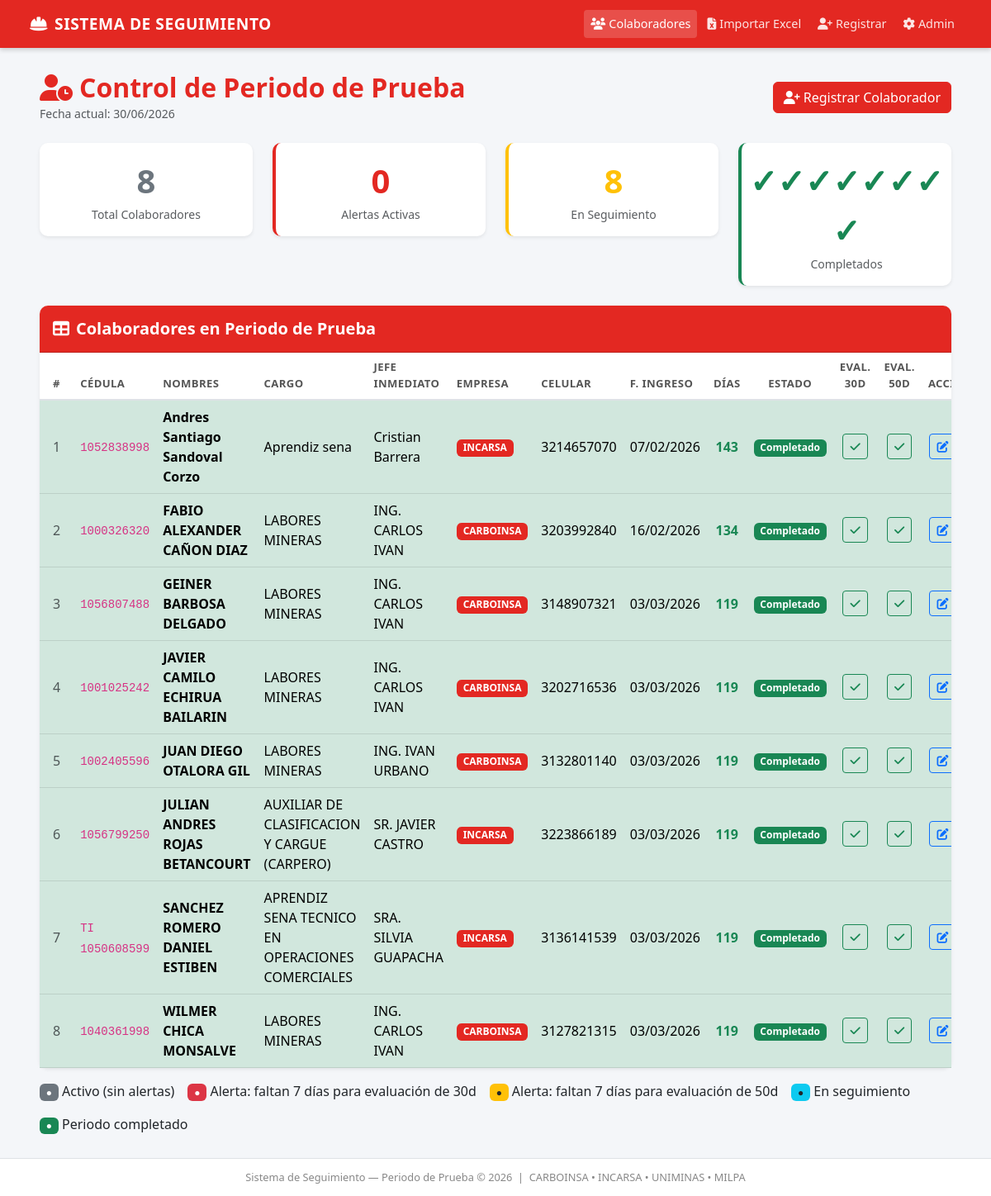
Screenshot of /periodo-prueba/ with the database file from the repository.
### _periodo_de_prueba/models.py (models this page shows, shortened)
class Colaborador(models.Model):
    cedula = models.CharField(max_length=20, unique=True, verbose_name='Cédula No')
    nombres = models.CharField(max_length=200, verbose_name='Nombres')
    cargo = models.CharField(max_length=200, verbose_name='Cargo')
    jefe_inmediato = models.CharField(max_length=200, verbose_name='Jefe Inmediato')
    empresa = models.CharField(max_length=20, choices=EMPRESA_CHOICES, verbose_name='Empresa')
    celular = models.CharField(max_length=20, verbose_name='No Celular')
    fecha_ingreso = models.DateField(verbose_name='Fecha de Ingreso')
    alerta_30_enviada = models.BooleanField(default=False, verbose_name='Alerta 30 días enviada')
    alerta_50_enviada = models.BooleanField(default=False, verbose_name='Alerta 50 días enviada')
    evaluacion_30_completada = models.BooleanField(default=False, verbose_name='Evaluación 30 días completada')
    evaluacion_50_completada = models.BooleanField(default=False, verbose_name='Evaluación 50 días completada')
    created_at = models.DateTimeField(auto_now_add=True)
    class Meta:
        verbose_name = 'Colaborador'
        verbose_name_plural = 'Colaboradores'
        ordering = ['fecha_ingreso', 'nombres']
    def dias_en_empresa(self):
        from django.utils import timezone
        hoy = timezone.now().date()
        return (hoy - self.fecha_ingreso).days
    def estado_periodo(self):
        dias = self.dias_en_empresa()
        if dias < 23:
            return 'activo'
        elif 23 <= dias < 30:
            return 'alerta_30'
        elif 30 <= dias < 43:
            return 'en_seguimiento'
        elif 43 <= dias < 50:
            return 'alerta_50'
        elif dias >= 50:
            return 'completado'
        return 'activo'

### _periodo_de_prueba/views.py (the view)
# urls.py: path('', views.lista_colaboradores, name='lista'),
def lista_colaboradores(request):
    colaboradores = Colaborador.objects.all()
    hoy = timezone.now().date()
    data = []
    alertas_pendientes = 0
    for col in colaboradores:
        dias = (hoy - col.fecha_ingreso).days
        estado = col.estado_periodo()
        if estado in ('alerta_30', 'alerta_50'):
            alertas_pendientes += 1
        dias_para_30 = max(0, 30 - dias)
        dias_para_50 = max(0, 50 - dias)
        data.append({
            'obj': col,
            'dias': dias,
            'estado': estado,
            'dias_para_30': dias_para_30,
            'dias_para_50': dias_para_50,
        })
    context = {
        'colaboradores': data,
        'alertas_pendientes': alertas_pendientes,
        'hoy': hoy,
    }
    return render(request, '_periodo_de_prueba/lista.html', context)

### _periodo_de_prueba/templates/_periodo_de_prueba/lista.html (shortened to what this page needs)
{% extends 'base.html' %}
{% load static %}
{% block content %}
<div class="container-fluid px-4">
  <div class="d-flex justify-content-between align-items-center mb-4">
    <div>
      <h2 class="mb-0 fw-bold" style="color: #E32822;">
        <i class="fas fa-user-clock me-2"></i>Control de Periodo de Prueba
      </h2>
      <small class="text-muted">Fecha actual: {{ hoy|date:"d/m/Y" }}</small>
    </div>
    <div class="d-flex gap-2">
      <a href="{% url 'periodo:agregar' %}" class="btn btn-danger">
        <i class="fas fa-user-plus me-1"></i>Registrar Colaborador
      </a>
    </div>
  </div>
  <div class="row mb-4">
    <div class="col-md-3">
      <div class="card border-0 shadow-sm text-center py-3">
        <div class="fs-1 fw-bold text-secondary">{{ colaboradores|length }}</div>
        <div class="text-muted small">Total Colaboradores</div>
      </div>
    </div>
    <div class="col-md-3">
      <div class="card border-0 shadow-sm text-center py-3" style="border-left: 4px solid #E32822 !important;">
        <div class="fs-1 fw-bold" style="color:#E32822;">{{ alertas_pendientes }}</div>
        <div class="text-muted small">Alertas Activas</div>
      </div>
    </div>
    <div class="col-md-3">
      <div class="card border-0 shadow-sm text-center py-3" style="border-left: 4px solid #ffc107 !important;">
        <div class="fs-1 fw-bold text-warning">
          {{ colaboradores|length }}
        </div>
        <div class="text-muted small">En Seguimiento</div>
      </div>
    </div>
    <div class="col-md-3">
      <div class="card border-0 shadow-sm text-center py-3" style="border-left: 4px solid #198754 !important;">
        <div class="fs-1 fw-bold text-success">
          {% for c in colaboradores %}{% if c.estado == 'completado' %}✓{% endif %}{% endfor %}
        </div>
        <div class="text-muted small">Completados</div>
      </div>
    </div>
  </div>
  <div class="card shadow-sm border-0">
    <div class="card-header text-white py-3" style="background-color: #E32822;">
      <h5 class="mb-0 fw-bold">
        <i class="fas fa-table me-2"></i>Colaboradores en Periodo de Prueba
      </h5>
    </div>
    <div class="card-body p-0">
      <div class="table-responsive">
        <table class="table table-hover align-middle mb-0">
          <thead style="background-color: #f8f9fa;">
            <tr>
              <th class="px-3">#</th>
              <th>Cédula</th>
              <th>Nombres</th>
              <th>Cargo</th>
              <th>Jefe Inmediato</th>
              <th>Empresa</th>
              <th>Celular</th>
              <th>F. Ingreso</th>
              <th class="text-center">Días</th>
              <th class="text-center">Estado</th>
              <th class="text-center">Eval. 30d</th>
              <th class="text-center">Eval. 50d</th>
              <th class="text-center">Acciones</th>
            </tr>
          </thead>
          <tbody>
            {% for item in colaboradores %}
            <tr class="
              {% if item.estado == 'alerta_30' or item.estado == 'alerta_50' %}table-danger
              {% elif item.estado == 'completado' %}table-success
              {% endif %}
            ">
              <td class="px-3 text-muted">{{ forloop.counter }}</td>
              <td><code>{{ item.obj.cedula }}</code></td>
              <td class="fw-semibold">{{ item.obj.nombres }}</td>
              <td>{{ item.obj.cargo }}</td>
              <td>{{ item.obj.jefe_inmediato }}</td>
              <td>
                <span class="badge" style="background-color:#E32822;">{{ item.obj.empresa }}</span>
              </td>
              <td>{{ item.obj.celular }}</td>
              <td>{{ item.obj.fecha_ingreso|date:"d/m/Y" }}</td>
              <td class="text-center fw-bold">
                <span class="
                  {% if item.dias >= 50 %}text-success
                  {% elif item.estado == 'alerta_30' or item.estado == 'alerta_50' %}text-danger
                  {% else %}text-dark{% endif %}
                ">{{ item.dias }}</span>
              </td>
              <td class="text-center">
                {% if item.estado == 'alerta_30' %}
                  <span class="badge bg-danger">
                    <i class="fas fa-bell me-1"></i>Faltan {{ item.dias_para_30 }}d para 30d
                  </span>
                {% elif item.estado == 'alerta_50' %}
                  <span class="badge bg-warning text-dark">
                    <i class="fas fa-bell me-1"></i>Faltan {{ item.dias_para_50 }}d para 50d
                  </span>
                {% elif item.estado == 'completado' %}
                  <span class="badge bg-success">Completado</span>
                {% elif item.estado == 'en_seguimiento' %}
                  <span class="badge bg-info text-dark">En seguimiento</span>
                {% else %}
                  <span class="badge bg-secondary">Activo</span>
                {% endif %}
              </td>
              <td class="text-center">
                {% if item.obj.evaluacion_30_completada %}
                  <i class="fas fa-check-circle text-success fs-5"></i>
                {% elif item.dias >= 30 %}
                  <a href="{% url 'periodo:marcar_evaluacion' item.obj.pk '30' %}"
                     class="btn btn-sm btn-outline-success"
                     onclick="return confirm('¿Marcar evaluación de 30 días como completada?')">
                    <i class="fas fa-check"></i>
                  </a>
                {% else %}
                  <span class="text-muted small">{{ item.dias_para_30 }}d</span>
                {% endif %}
              </td>
              <td class="text-center">
                {% if item.obj.evaluacion_50_completada %}
                  <i class="fas fa-check-circle text-success fs-5"></i>
                {% elif item.dias >= 50 %}
                  <a href="{% url 'periodo:marcar_evaluacion' item.obj.pk '50' %}"
                     class="btn btn-sm btn-outline-success"
                     onclick="return confirm('¿Marcar evaluación de 50 días como completada?')">
                    <i class="fas fa-check"></i>
                  </a>
                {% else %}
                  <span class="text-muted small">{{ item.dias_para_50 }}d</span>
                {% endif %}
              </td>
              <td class="text-center">
                <div class="d-flex gap-1 justify-content-center">
                  <a href="{% url 'periodo:editar' item.obj.pk %}"
                     class="btn btn-sm btn-outline-primary" title="Editar">
                    <i class="fas fa-edit"></i>
                  </a>
                </div>
              </td>
            </tr>
            {% endfor %}
          </tbody>
        </table>
      </div>
    </div>
  </div>
  <div class="mt-3 d-flex gap-3 flex-wrap">
    <span><span class="badge bg-secondary">●</span> Activo (sin alertas)</span>
    <span><span class="badge bg-danger">●</span> Alerta: faltan 7 días para evaluación de 30d</span>
    <span><span class="badge bg-warning text-dark">●</span> Alerta: faltan 7 días para evaluación de 50d</span>
    <span><span class="badge bg-info text-dark">●</span> En seguimiento</span>
    <span><span class="badge bg-success">●</span> Periodo completado</span>
  </div>
</div>
{% endblock %}

### _periodo_de_prueba/templates/base.html (shortened to what this page needs)
<!DOCTYPE html>
<html lang="es">
<head>
  <link href="https://cdn.jsdelivr.net/npm/bootstrap@5.3.0/dist/css/bootstrap.min.css" rel="stylesheet">
  <link href="https://cdnjs.cloudflare.com/ajax/libs/font-awesome/6.4.0/css/all.min.css" rel="stylesheet">
</head>
<body>
  <nav class="navbar navbar-top navbar-expand-lg">
    <div class="container-fluid">
      <a class="navbar-brand" href="{% url 'periodo:lista' %}">
        <i class="fas fa-hard-hat me-2"></i>SISTEMA DE SEGUIMIENTO
      </a>
      <div class="collapse navbar-collapse" id="navbarMain">
        <ul class="navbar-nav ms-auto align-items-center gap-1">
          <li class="nav-item">
            <a class="nav-link {% if request.resolver_match.url_name == 'lista' %}active{% endif %}"
               href="{% url 'periodo:lista' %}">
              <i class="fas fa-users me-1"></i>Colaboradores
            </a>
          </li>
          <li class="nav-item">
            <a class="nav-link" href="{% url 'periodo:importar' %}">
              <i class="fas fa-file-excel me-1"></i>Importar Excel
            </a>
          </li>
          <li class="nav-item">
            <a class="nav-link" href="{% url 'periodo:agregar' %}">
              <i class="fas fa-user-plus me-1"></i>Registrar
            </a>
          </li>
          <li class="nav-item">
            <a class="nav-link" href="{% url 'admin:index' %}">
              <i class="fas fa-cog me-1"></i>Admin
            </a>
          </li>
        </ul>
      </div>
    </div>
  </nav>
  <div class="main-wrapper">
    <div class="content-area">
      {% block content %}{% endblock %}
    </div>
  </div>
  <div class="footer">
    Sistema de Seguimiento &mdash; Periodo de Prueba &copy; 2026 &nbsp;|&nbsp;
    CARBOINSA &bull; INCARSA &bull; UNIMINAS &bull; MILPA
  </div>
</body>
</html>

### _periodo_de_prueba/templates/base.html (style rules this page uses)
:root { --rojo: #E32822; --rojo-oscuro: #b51f1a; }
body { background-color: #f4f6f9; font-family: 'Segoe UI', sans-serif; }
.navbar-top { background-color: var(--rojo); padding: 0.6rem 1.5rem; box-shadow: 0 2px 6px rgba(0,0,0,0.2); }
.navbar-top .navbar-brand { color: #fff !important; font-weight: 700; font-size: 1.2rem; letter-spacing: 0.5px; }
.navbar-top .nav-link { color: rgba(255,255,255,0.88) !important; font-size: 0.9rem; padding: 0.4rem 0.8rem; border-radius: 4px; transition: background 0.2s; }
.navbar-top .nav-link:hover, .navbar-top .nav-link.active { background-color: rgba(255,255,255,0.18); color: #fff !important; }
.main-wrapper { min-height: calc(100vh - 60px); }
.content-area { padding: 1.8rem 1.5rem; }
.card { border-radius: 10px; }
.card-header { border-radius: 10px 10px 0 0 !important; }
.table thead th { font-size: 0.82rem; text-transform: uppercase; letter-spacing: 0.4px; color: #555; border-bottom: 2px solid #dee2e6; }
.btn-danger { background-color: var(--rojo); border-color: var(--rojo); }
.footer { background-color: #fff; border-top: 1px solid #dee2e6; padding: 0.8rem 1.5rem; font-size: 0.8rem; color: #888; text-align: center; }

### rows the page displays
Colaborador: obj.cedula "1052838998", obj.nombres "Andres Santiago Sandoval Corzo", obj.cargo "Aprendiz sena", obj.jefe_inmediato "Cristian Barrera", obj.empresa "INCARSA", obj.celular "3214657070", obj.fecha_ingreso "07/02/2026", dias "143", evaluacion_30_completada False (drawn), evaluacion_50_completada False (drawn)
Colaborador: obj.cedula "1000326320", obj.nombres "FABIO ALEXANDER CAÑON DIAZ", obj.cargo "LABORES MINERAS", obj.jefe_inmediato "ING. CARLOS IVAN", obj.empresa "CARBOINSA", obj.celular "3203992840", obj.fecha_ingreso "16/02/2026", dias "134", evaluacion_30_completada False (drawn), evaluacion_50_completada False (drawn)
Colaborador: obj.cedula "1056807488", obj.nombres "GEINER BARBOSA DELGADO", obj.cargo "LABORES MINERAS", obj.jefe_inmediato "ING. CARLOS IVAN", obj.empresa "CARBOINSA", obj.celular "3148907321", obj.fecha_ingreso "03/03/2026", dias "119", evaluacion_30_completada False (drawn), evaluacion_50_completada False (drawn)
Colaborador: obj.cedula "1001025242", obj.nombres "JAVIER CAMILO ECHIRUA BAILARIN", obj.cargo "LABORES MINERAS", obj.jefe_inmediato "ING. CARLOS IVAN", obj.empresa "CARBOINSA", obj.celular "3202716536", obj.fecha_ingreso "03/03/2026", dias "119", evaluacion_30_completada False (drawn), evaluacion_50_completada False (drawn)
Colaborador: obj.cedula "1002405596", obj.nombres "JUAN DIEGO OTALORA GIL", obj.cargo "LABORES MINERAS", obj.jefe_inmediato "ING. IVAN URBANO", obj.empresa "CARBOINSA", obj.celular "3132801140", obj.fecha_ingreso "03/03/2026", dias "119", evaluacion_30_completada False (drawn), evaluacion_50_completada False (drawn)
Colaborador: obj.cedula "1056799250", obj.nombres "JULIAN ANDRES ROJAS BETANCOURT", obj.cargo "AUXILIAR DE CLASIFICACION Y CARGUE (CARPERO)", obj.jefe_inmediato "SR. JAVIER CASTRO", obj.empresa "INCARSA", obj.celular "3223866189", obj.fecha_ingreso "03/03/2026", dias "119", evaluacion_30_completada False (drawn), evaluacion_50_completada False (drawn)
Colaborador: obj.cedula "TI 1050608599", obj.nombres "SANCHEZ ROMERO DANIEL ESTIBEN", obj.cargo "APRENDIZ SENA TECNICO EN OPERACIONES COMERCIALES", obj.jefe_inmediato "SRA. SILVIA GUAPACHA", obj.empresa "INCARSA", obj.celular "3136141539", obj.fecha_ingreso "03/03/2026", dias "119", evaluacion_30_completada False (drawn), evaluacion_50_completada False (drawn)
Colaborador: obj.cedula "1040361998", obj.nombres "WILMER CHICA MONSALVE", obj.cargo "LABORES MINERAS", obj.jefe_inmediato "ING. CARLOS IVAN", obj.empresa "CARBOINSA", obj.celular "3127821315", obj.fecha_ingreso "03/03/2026", dias "119", evaluacion_30_completada False (drawn), evaluacion_50_completada False (drawn)

### other values shown
{{ colaboradores|length }} "8"
{{ alertas_pendientes }} "0"
